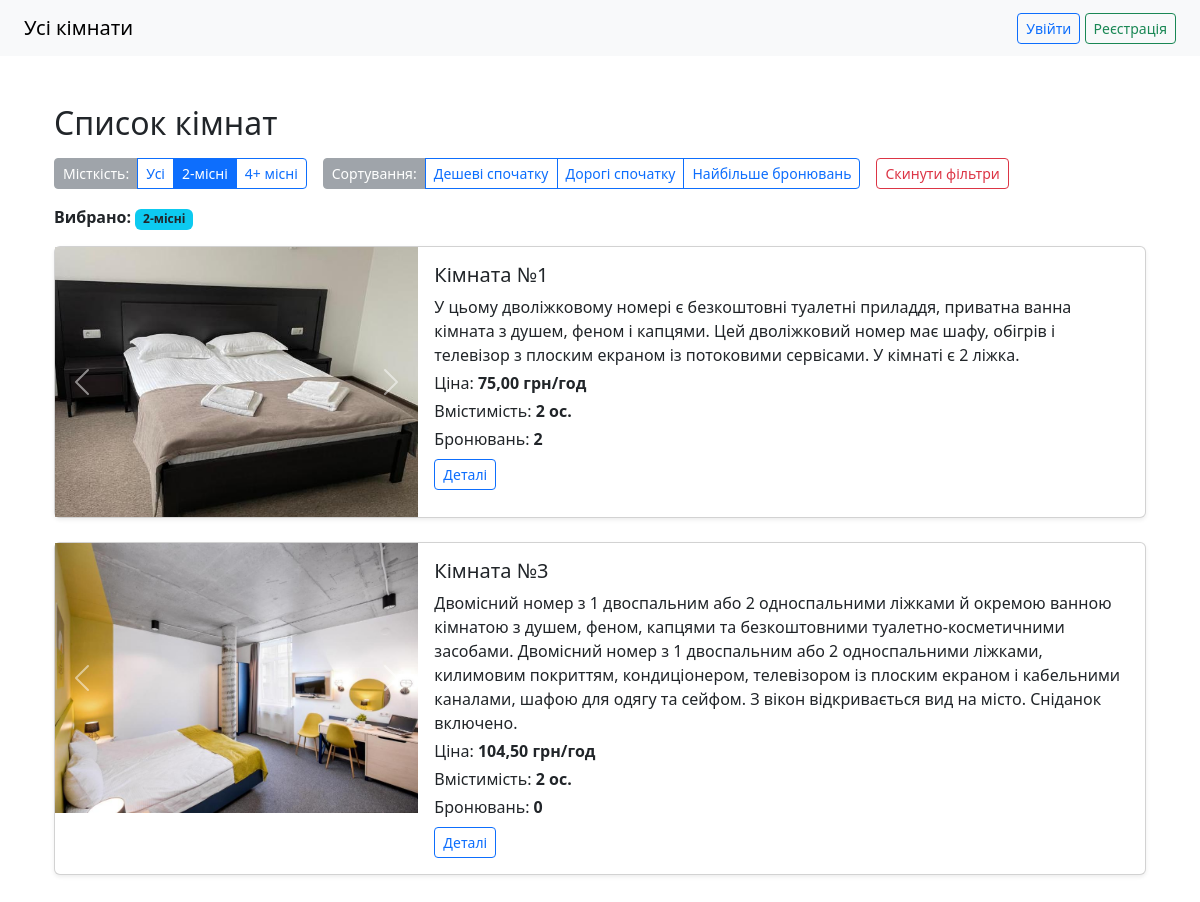
Screenshot of /?capacity=2 with the database file from the repository.
### booking/models.py (models this page shows, shortened)
class RoomImage(models.Model):
    room = models.ForeignKey(Room, on_delete = models.CASCADE, related_name = 'images')
    image = models.ImageField(upload_to = 'room_images/')
    class Meta:
        verbose_name = "Фото кімнати"
        verbose_name_plural = "Фото кімнат"

class Room(models.Model):
    number = models.PositiveIntegerField(unique = True)
    description = models.TextField(blank = True)
    capacity = models.PositiveIntegerField()
    price_per_hour = models.DecimalField(max_digits = 6, decimal_places = 2)
    is_active = models.BooleanField(default=True)
    class Meta:
        verbose_name = "Кімната"
        verbose_name_plural = "Кімнати"

### booking/views.py (the view)
# urls.py: path('', views.room_list, name='room_list'),
def room_list(request: HttpRequest):
    rooms = Room.objects.filter(is_active=True)
    capacity = request.GET.get('capacity')
    if capacity == '2':
        rooms = rooms.filter(capacity=2)
    elif capacity == '4plus':
        rooms = rooms.filter(capacity__gte=4)
    sort = request.GET.get('sort')
    if sort == 'cheap':
        rooms = rooms.order_by('price_per_hour')
    elif sort == 'expensive':
        rooms = rooms.order_by('-price_per_hour')
    elif sort == 'bookings':
        rooms = rooms.annotate(num_bookings=Count('bookings')).order_by('-num_bookings')
    else:
        rooms = rooms.annotate(num_bookings=Count('bookings'))
    return render(request, 'booking/room_list.html', {
        'rooms': rooms,
        'capacity': capacity,
        'sort': sort,
    })

### booking/templates/booking/room_list.html (shortened to what this page needs)
{% extends 'base.html' %}
{% block content %}
<div class="container py-4">
  <h2 class="mb-3">Список кімнат</h2>
  <div class="d-flex flex-wrap gap-3 mb-3 align-items-start">
    <div>
      <div class="btn-group" role="group" aria-label="Фільтр місткості">
        <span class="btn btn-sm btn-secondary disabled">Місткість:</span>
        <a href="{% url 'room_list' %}?{% if sort %}sort={{ sort }}&{% endif %}capacity=all"
           class="btn btn-sm {% if not capacity or capacity == 'all' %}btn-primary{% else %}btn-outline-primary{% endif %}">
          Усі
        </a>
        <a href="{% url 'room_list' %}?{% if sort %}sort={{ sort }}&{% endif %}capacity=2"
           class="btn btn-sm {% if capacity == '2' %}btn-primary{% else %}btn-outline-primary{% endif %}">
          2-місні
        </a>
        <a href="{% url 'room_list' %}?{% if sort %}sort={{ sort }}&{% endif %}capacity=4plus"
           class="btn btn-sm {% if capacity == '4plus' %}btn-primary{% else %}btn-outline-primary{% endif %}">
          4+ місні
        </a>
      </div>
    </div>
    <div>
      <div class="btn-group" role="group" aria-label="Сортування">
        <span class="btn btn-sm btn-secondary disabled">Сортування:</span>
        <a href="{% url 'room_list' %}?{% if capacity %}capacity={{ capacity }}&{% endif %}sort=cheap"
           class="btn btn-sm {% if sort == 'cheap' %}btn-primary{% else %}btn-outline-primary{% endif %}">
          Дешеві спочатку
        </a>
        <a href="{% url 'room_list' %}?{% if capacity %}capacity={{ capacity }}&{% endif %}sort=expensive"
           class="btn btn-sm {% if sort == 'expensive' %}btn-primary{% else %}btn-outline-primary{% endif %}">
          Дорогі спочатку
        </a>
        <a href="{% url 'room_list' %}?{% if capacity %}capacity={{ capacity }}&{% endif %}sort=bookings"
           class="btn btn-sm {% if sort == 'bookings' %}btn-primary{% else %}btn-outline-primary{% endif %}">
          Найбільше бронювань
        </a>
      </div>
    </div>
    <div>
      <a href="{% url 'room_list' %}" class="btn btn-sm btn-outline-danger">Скинути фільтри</a>
    </div>
  </div>
  <div class="mb-3">
    {% if capacity and capacity != 'all' or sort %}
      <div>
        <strong>Вибрано:</strong>
        {% if capacity and capacity != 'all' %}
          <span class="badge bg-info text-dark me-1">
            {% if capacity == '2' %}2-місні{% elif capacity == '4plus' %}4+ місні{% endif %}
          </span>
        {% endif %}
      </div>
    {% endif %}
  </div>
  {% for room in rooms %}
    <div class="card mb-4 shadow-sm">
      <div class="row g-0">
        <div class="col-md-4">
          {% if room.images.all %}
          <div id="carouselRoom{{ room.id }}" class="carousel slide" data-bs-ride="carousel">
            <div class="carousel-inner">
              {% for image in room.images.all %}
                <div class="carousel-item {% if forloop.first %}active{% endif %}">
                  <a href="{% url 'room' room.pk %}">
                    <img src="{{ image.image.url }}" class="d-block w-100" style="height: 270px; object-fit: cover;" alt="Фото кімнати">
                  </a>
                </div>
              {% endfor %}
            </div>
            {% if room.images.count > 1 %}
              <button class="carousel-control-prev" type="button" data-bs-target="#carouselRoom{{ room.id }}" data-bs-slide="prev">
                <span class="carousel-control-prev-icon" aria-hidden="true"></span>
              </button>
              <button class="carousel-control-next" type="button" data-bs-target="#carouselRoom{{ room.id }}" data-bs-slide="next">
                <span class="carousel-control-next-icon" aria-hidden="true"></span>
              </button>
            {% endif %}
          </div>
          {% else %}
            <div class="text-muted text-center" style="height: 200px; background-color: #f8f9fa; display: flex; align-items: center; justify-content: center;">
              <span>Без фото</span>
            </div>
          {% endif %}
        </div>
        <div class="col-md-8">
          <div class="card-body">
            <h5 class="card-title">Кімната №{{ room.number }}</h5>
            <p class="card-text mb-1">{{ room.description|default:"Без опису" }}</p>
            <p class="mb-1">Ціна: <strong>{{ room.price_per_hour }} грн/год</strong></p>
            <p class="mb-1">Вмістимість: <strong>{{ room.capacity }} ос.</strong></p>
            {% if room.num_bookings is not None %}
              <p class="mb-2">Бронювань: <strong>{{ room.num_bookings }}</strong></p>
            {% endif %}
            <a href="{% url 'room' room.pk %}" class="btn btn-sm btn-outline-primary">Деталі</a>
          </div>
        </div>
      </div>
    </div>
  {% empty %}
    <div class="alert alert-info">Немає доступних кімнат за вибраними фільтрами.</div>
  {% endfor %}
</div>
{% endblock %}

### rows the page displays
Room: number "1", description "У цьому дволіжковому номері є безкоштовні туалетні приладдя, приватна ванна кімната з душем, феном і капцями. Цей дволіжковий номер має шафу, обігрів і телевізор з плоским екраном із потоковими сервісами. У кімнаті є 2 ліжка.", price_per_hour "75,00", capacity "2", num_bookings "2"
RoomImage: image (picture)
Room: number "3", description "Двомісний номер з 1 двоспальним або 2 односпальними ліжками й окремою ванною кімнатою з душем, феном, капцями та безкоштовними туалетно-косметичними засобами. Двомісний номер з 1 двоспальним або 2 односпальними ліжками, килимовим покриттям, кондиціонером, телевізором із плоским екраном і кабельними каналами, шафою для одягу та сейфом. З вікон відкривається вид на місто. Сніданок включено.", price_per_hour "104,50", capacity "2", num_bookings "0"
RoomImage: image (picture)
